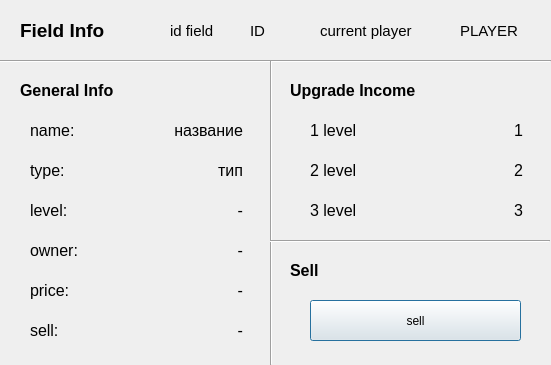
<?xml version="1.0" encoding="UTF-8"?>
<ui version="4.0">
 <class>SelectiveWindow</class>
 <widget class="QDialog" name="SelectiveWindow">
  <property name="geometry">
   <rect>
    <x>0</x>
    <y>0</y>
    <width>551</width>
    <height>365</height>
   </rect>
  </property>
  <property name="windowTitle">
   <string>Dialog</string>
  </property>
  <widget class="QLabel" name="currentLevel">
   <property name="geometry">
    <rect>
     <x>132</x>
     <y>200</y>
     <width>111</width>
     <height>20</height>
    </rect>
   </property>
   <property name="styleSheet">
    <string notr="true">font-size: 12pt;</string>
   </property>
   <property name="text">
    <string>-</string>
   </property>
   <property name="alignment">
    <set>Qt::AlignRight|Qt::AlignTrailing|Qt::AlignVCenter</set>
   </property>
  </widget>
  <widget class="QLabel" name="label_4">
   <property name="geometry">
    <rect>
     <x>30</x>
     <y>240</y>
     <width>63</width>
     <height>20</height>
    </rect>
   </property>
   <property name="styleSheet">
    <string notr="true">font-size: 12pt;</string>
   </property>
   <property name="text">
    <string>owner:</string>
   </property>
  </widget>
  <widget class="QLabel" name="label_2">
   <property name="geometry">
    <rect>
     <x>30</x>
     <y>160</y>
     <width>63</width>
     <height>20</height>
    </rect>
   </property>
   <property name="styleSheet">
    <string notr="true">font-size: 12pt;</string>
   </property>
   <property name="text">
    <string>type:</string>
   </property>
  </widget>
  <widget class="QLabel" name="label_17">
   <property name="geometry">
    <rect>
     <x>170</x>
     <y>20</y>
     <width>61</width>
     <height>21</height>
    </rect>
   </property>
   <property name="styleSheet">
    <string notr="true">font-size: 11pt;</string>
   </property>
   <property name="text">
    <string>id field</string>
   </property>
  </widget>
  <widget class="QLabel" name="thirdLevel">
   <property name="geometry">
    <rect>
     <x>460</x>
     <y>200</y>
     <width>63</width>
     <height>20</height>
    </rect>
   </property>
   <property name="styleSheet">
    <string notr="true">font-size: 12pt;</string>
   </property>
   <property name="text">
    <string>3</string>
   </property>
   <property name="alignment">
    <set>Qt::AlignRight|Qt::AlignTrailing|Qt::AlignVCenter</set>
   </property>
  </widget>
  <widget class="QLabel" name="name">
   <property name="geometry">
    <rect>
     <x>132</x>
     <y>120</y>
     <width>111</width>
     <height>20</height>
    </rect>
   </property>
   <property name="styleSheet">
    <string notr="true">font-size: 12pt;</string>
   </property>
   <property name="text">
    <string>название</string>
   </property>
   <property name="alignment">
    <set>Qt::AlignRight|Qt::AlignTrailing|Qt::AlignVCenter</set>
   </property>
  </widget>
  <widget class="QLabel" name="firstLevel">
   <property name="geometry">
    <rect>
     <x>460</x>
     <y>120</y>
     <width>63</width>
     <height>20</height>
    </rect>
   </property>
   <property name="styleSheet">
    <string notr="true">font-size: 12pt;</string>
   </property>
   <property name="text">
    <string>1</string>
   </property>
   <property name="alignment">
    <set>Qt::AlignRight|Qt::AlignTrailing|Qt::AlignVCenter</set>
   </property>
  </widget>
  <widget class="QLabel" name="sell">
   <property name="geometry">
    <rect>
     <x>142</x>
     <y>320</y>
     <width>101</width>
     <height>20</height>
    </rect>
   </property>
   <property name="styleSheet">
    <string notr="true">font-size: 12pt;</string>
   </property>
   <property name="text">
    <string>-</string>
   </property>
   <property name="alignment">
    <set>Qt::AlignRight|Qt::AlignTrailing|Qt::AlignVCenter</set>
   </property>
  </widget>
  <widget class="QLabel" name="currentField">
   <property name="geometry">
    <rect>
     <x>250</x>
     <y>20</y>
     <width>63</width>
     <height>21</height>
    </rect>
   </property>
   <property name="styleSheet">
    <string notr="true">font-size: 11pt;</string>
   </property>
   <property name="text">
    <string>ID</string>
   </property>
  </widget>
  <widget class="QPushButton" name="bSell">
   <property name="geometry">
    <rect>
     <x>310</x>
     <y>300</y>
     <width>211</width>
     <height>41</height>
    </rect>
   </property>
   <property name="text">
    <string>sell</string>
   </property>
  </widget>
  <widget class="QLabel" name="label_8">
   <property name="geometry">
    <rect>
     <x>30</x>
     <y>320</y>
     <width>63</width>
     <height>20</height>
    </rect>
   </property>
   <property name="styleSheet">
    <string notr="true">font-size: 12pt;</string>
   </property>
   <property name="text">
    <string>sell:</string>
   </property>
  </widget>
  <widget class="QLabel" name="label_15">
   <property name="geometry">
    <rect>
     <x>20</x>
     <y>10</y>
     <width>141</width>
     <height>41</height>
    </rect>
   </property>
   <property name="font">
    <font>
     <pointsize>14</pointsize>
     <bold>true</bold>
    </font>
   </property>
   <property name="styleSheet">
    <string notr="true">font-size: 14pt;</string>
   </property>
   <property name="text">
    <string>Field Info</string>
   </property>
  </widget>
  <widget class="QLabel" name="label_10">
   <property name="geometry">
    <rect>
     <x>310</x>
     <y>120</y>
     <width>71</width>
     <height>20</height>
    </rect>
   </property>
   <property name="styleSheet">
    <string notr="true">font-size: 12pt;</string>
   </property>
   <property name="text">
    <string>1 level</string>
   </property>
  </widget>
  <widget class="QLabel" name="owner">
   <property name="geometry">
    <rect>
     <x>142</x>
     <y>240</y>
     <width>101</width>
     <height>20</height>
    </rect>
   </property>
   <property name="styleSheet">
    <string notr="true">font-size: 12pt;</string>
   </property>
   <property name="text">
    <string>-</string>
   </property>
   <property name="alignment">
    <set>Qt::AlignRight|Qt::AlignTrailing|Qt::AlignVCenter</set>
   </property>
  </widget>
  <widget class="QLabel" name="currentPlayer">
   <property name="geometry">
    <rect>
     <x>460</x>
     <y>20</y>
     <width>63</width>
     <height>21</height>
    </rect>
   </property>
   <property name="styleSheet">
    <string notr="true">font-size: 11pt;</string>
   </property>
   <property name="text">
    <string>PLAYER</string>
   </property>
  </widget>
  <widget class="QLabel" name="label_11">
   <property name="geometry">
    <rect>
     <x>310</x>
     <y>160</y>
     <width>71</width>
     <height>20</height>
    </rect>
   </property>
   <property name="styleSheet">
    <string notr="true">font-size: 12pt;</string>
   </property>
   <property name="text">
    <string>2 level</string>
   </property>
  </widget>
  <widget class="QLabel" name="label">
   <property name="geometry">
    <rect>
     <x>30</x>
     <y>120</y>
     <width>63</width>
     <height>20</height>
    </rect>
   </property>
   <property name="styleSheet">
    <string notr="true">font-size: 12pt;</string>
   </property>
   <property name="text">
    <string>name:</string>
   </property>
  </widget>
  <widget class="QLabel" name="label_5">
   <property name="geometry">
    <rect>
     <x>30</x>
     <y>280</y>
     <width>63</width>
     <height>20</height>
    </rect>
   </property>
   <property name="styleSheet">
    <string notr="true">font-size: 12pt;</string>
   </property>
   <property name="text">
    <string>price:</string>
   </property>
  </widget>
  <widget class="QLabel" name="buy">
   <property name="geometry">
    <rect>
     <x>142</x>
     <y>280</y>
     <width>101</width>
     <height>20</height>
    </rect>
   </property>
   <property name="styleSheet">
    <string notr="true">font-size: 12pt;</string>
   </property>
   <property name="text">
    <string>-</string>
   </property>
   <property name="alignment">
    <set>Qt::AlignRight|Qt::AlignTrailing|Qt::AlignVCenter</set>
   </property>
  </widget>
  <widget class="QLabel" name="label_3">
   <property name="geometry">
    <rect>
     <x>30</x>
     <y>200</y>
     <width>63</width>
     <height>20</height>
    </rect>
   </property>
   <property name="styleSheet">
    <string notr="true">font-size: 12pt;</string>
   </property>
   <property name="text">
    <string>level:</string>
   </property>
  </widget>
  <widget class="QLabel" name="type">
   <property name="geometry">
    <rect>
     <x>132</x>
     <y>160</y>
     <width>111</width>
     <height>20</height>
    </rect>
   </property>
   <property name="styleSheet">
    <string notr="true">font-size: 12pt;</string>
   </property>
   <property name="text">
    <string>тип</string>
   </property>
   <property name="alignment">
    <set>Qt::AlignRight|Qt::AlignTrailing|Qt::AlignVCenter</set>
   </property>
  </widget>
  <widget class="QLabel" name="label_12">
   <property name="geometry">
    <rect>
     <x>310</x>
     <y>200</y>
     <width>71</width>
     <height>20</height>
    </rect>
   </property>
   <property name="styleSheet">
    <string notr="true">font-size: 12pt;</string>
   </property>
   <property name="text">
    <string>3 level</string>
   </property>
  </widget>
  <widget class="QLabel" name="secondLevel">
   <property name="geometry">
    <rect>
     <x>460</x>
     <y>160</y>
     <width>63</width>
     <height>20</height>
    </rect>
   </property>
   <property name="styleSheet">
    <string notr="true">font-size: 12pt;</string>
   </property>
   <property name="text">
    <string>2</string>
   </property>
   <property name="alignment">
    <set>Qt::AlignRight|Qt::AlignTrailing|Qt::AlignVCenter</set>
   </property>
  </widget>
  <widget class="QLabel" name="label_16">
   <property name="geometry">
    <rect>
     <x>320</x>
     <y>20</y>
     <width>131</width>
     <height>21</height>
    </rect>
   </property>
   <property name="styleSheet">
    <string notr="true">font-size: 11pt;</string>
   </property>
   <property name="text">
    <string>current player</string>
   </property>
  </widget>
  <widget class="QLabel" name="label_18">
   <property name="geometry">
    <rect>
     <x>20</x>
     <y>70</y>
     <width>141</width>
     <height>41</height>
    </rect>
   </property>
   <property name="font">
    <font>
     <pointsize>12</pointsize>
     <bold>true</bold>
    </font>
   </property>
   <property name="styleSheet">
    <string notr="true">font-size: 12pt;</string>
   </property>
   <property name="text">
    <string>General Info</string>
   </property>
  </widget>
  <widget class="Line" name="line">
   <property name="geometry">
    <rect>
     <x>0</x>
     <y>60</y>
     <width>551</width>
     <height>3</height>
    </rect>
   </property>
   <property name="orientation">
    <enum>Qt::Horizontal</enum>
   </property>
  </widget>
  <widget class="QLabel" name="label_19">
   <property name="geometry">
    <rect>
     <x>290</x>
     <y>70</y>
     <width>161</width>
     <height>41</height>
    </rect>
   </property>
   <property name="font">
    <font>
     <pointsize>12</pointsize>
     <bold>true</bold>
    </font>
   </property>
   <property name="styleSheet">
    <string notr="true">font-size: 12pt;</string>
   </property>
   <property name="text">
    <string>Upgrade Income</string>
   </property>
  </widget>
  <widget class="QLabel" name="label_20">
   <property name="geometry">
    <rect>
     <x>290</x>
     <y>250</y>
     <width>161</width>
     <height>41</height>
    </rect>
   </property>
   <property name="font">
    <font>
     <pointsize>12</pointsize>
     <bold>true</bold>
    </font>
   </property>
   <property name="styleSheet">
    <string notr="true">font-size: 12pt;</string>
   </property>
   <property name="text">
    <string>Sell</string>
   </property>
  </widget>
  <widget class="Line" name="line_2">
   <property name="geometry">
    <rect>
     <x>270</x>
     <y>60</y>
     <width>3</width>
     <height>305</height>
    </rect>
   </property>
   <property name="orientation">
    <enum>Qt::Vertical</enum>
   </property>
  </widget>
  <widget class="Line" name="line_3">
   <property name="geometry">
    <rect>
     <x>270</x>
     <y>240</y>
     <width>280</width>
     <height>3</height>
    </rect>
   </property>
   <property name="orientation">
    <enum>Qt::Horizontal</enum>
   </property>
  </widget>
 </widget>
 <resources/>
 <connections/>
</ui>
